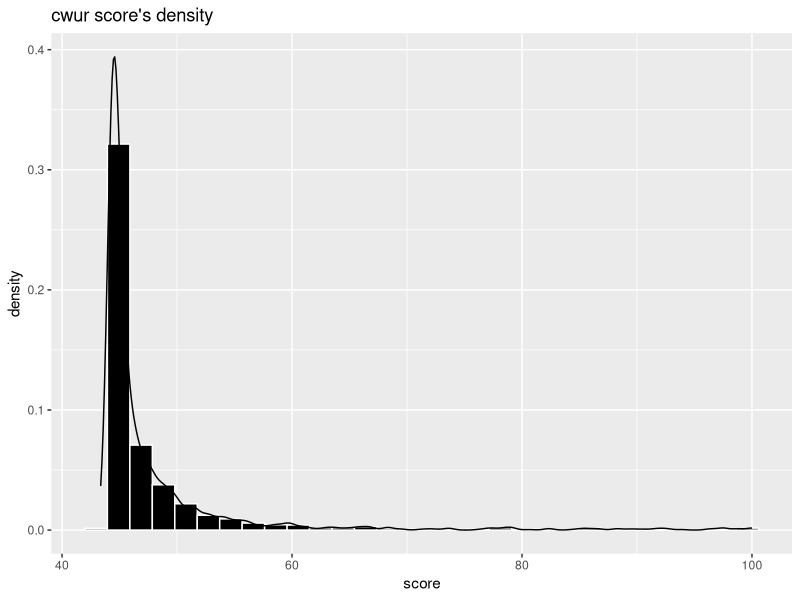
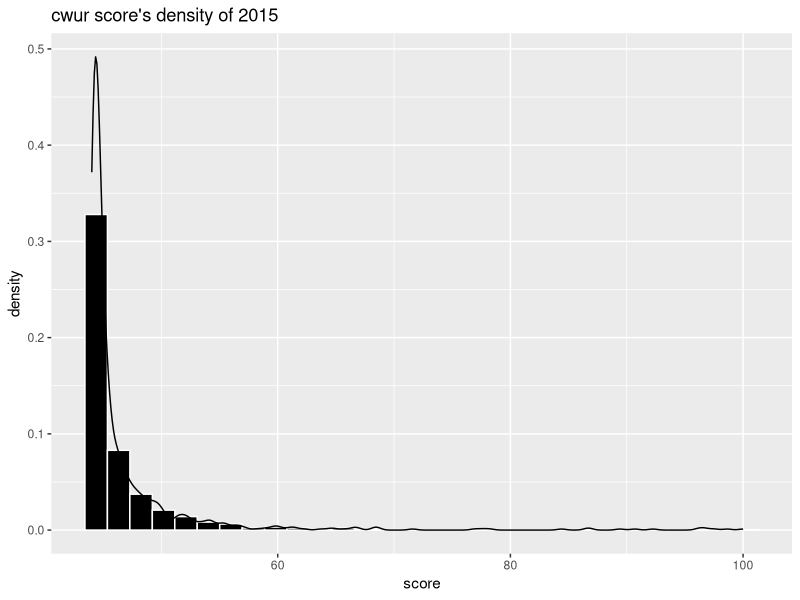
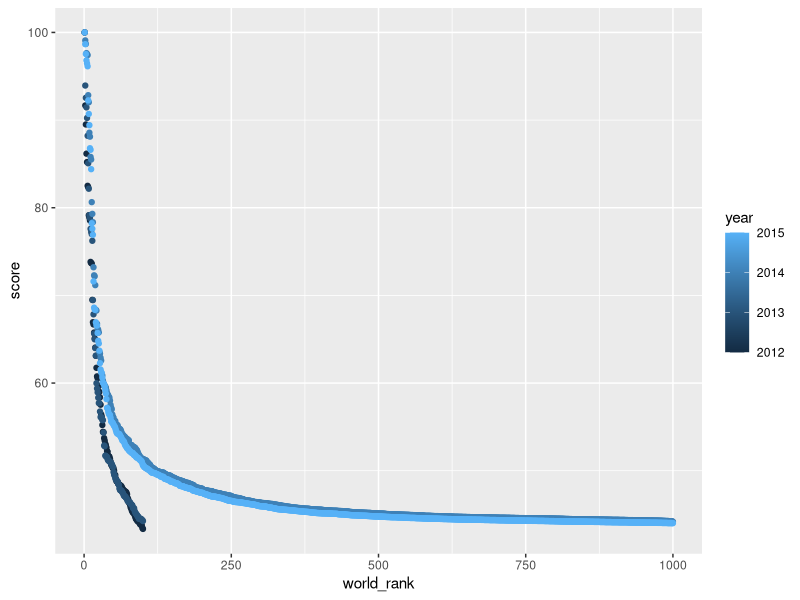
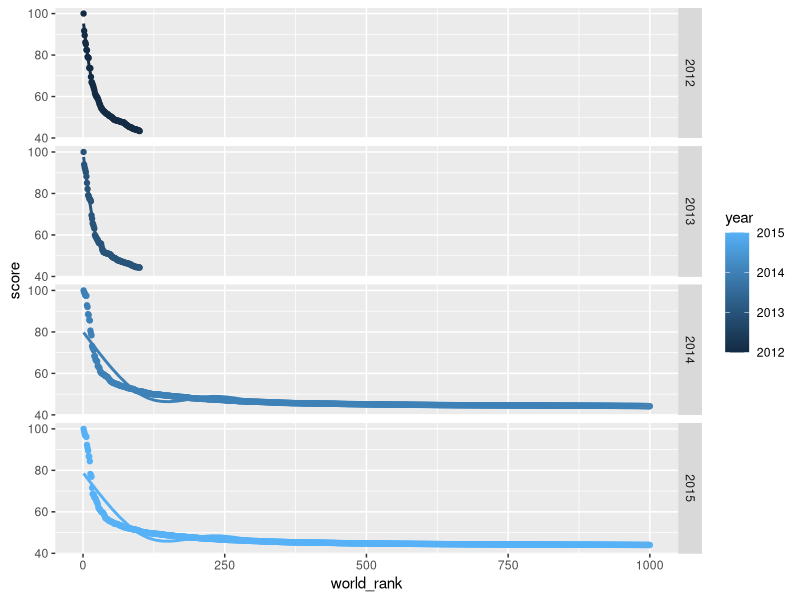
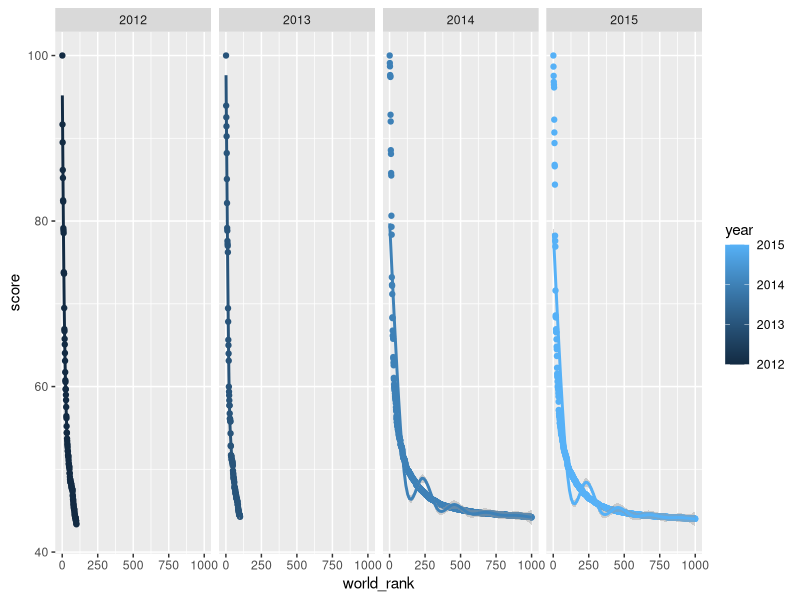
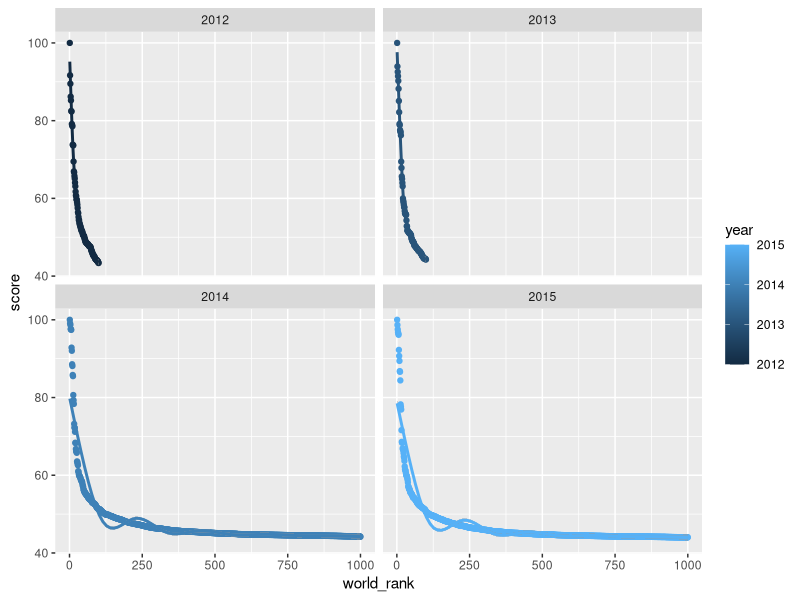

Write R code to recreate these figures, in order.
library(tidyverse)
library(ggplot2)
data<-read.csv("cwurData.csv" )

data_2015<-filter(data, year==2015)

d1<- ggplot(data,aes(score,..density..))+geom_histogram(color="white", fill="black")+geom_density()+ggtitle("cwur score's density")
d1
d2<- ggplot(data_2015,aes(score,..density..))+geom_histogram(color="white", fill="black")+geom_density()+ggtitle("cwur score's density of 2015")
d2


a<-ggplot(data,aes(world_rank,score,color=year))+geom_point()
a

b<-a+facet_grid(year~.)+geom_smooth()
b
c<-a+facet_grid(.~year)+geom_smooth()
c

d<-a+facet_wrap(.~year)+geom_smooth()
d